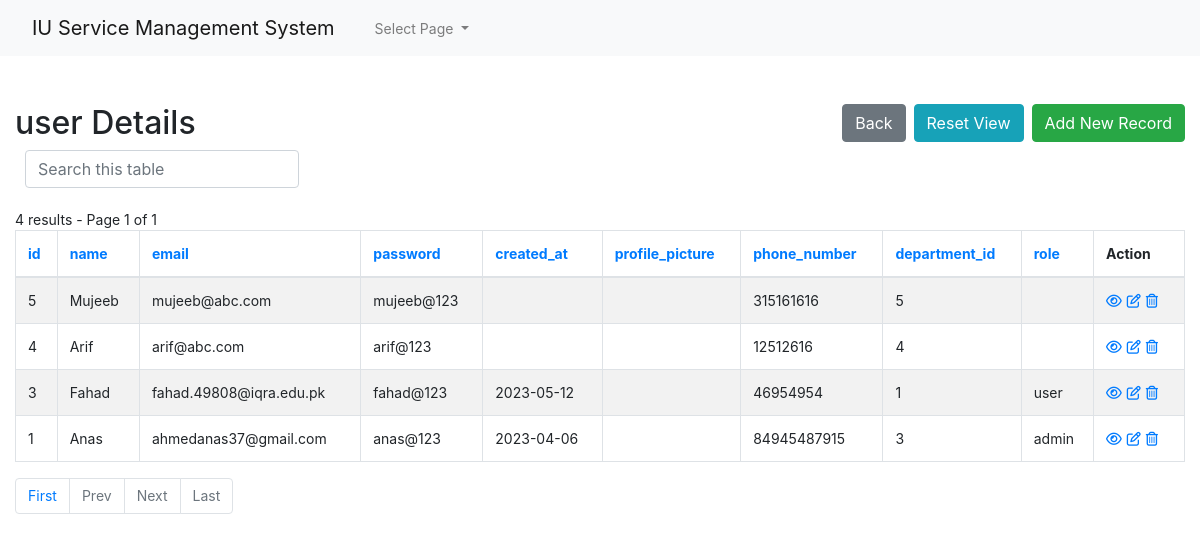
The page /admin1/core/app/user-index.php (signed in) on the database as committed earlier.
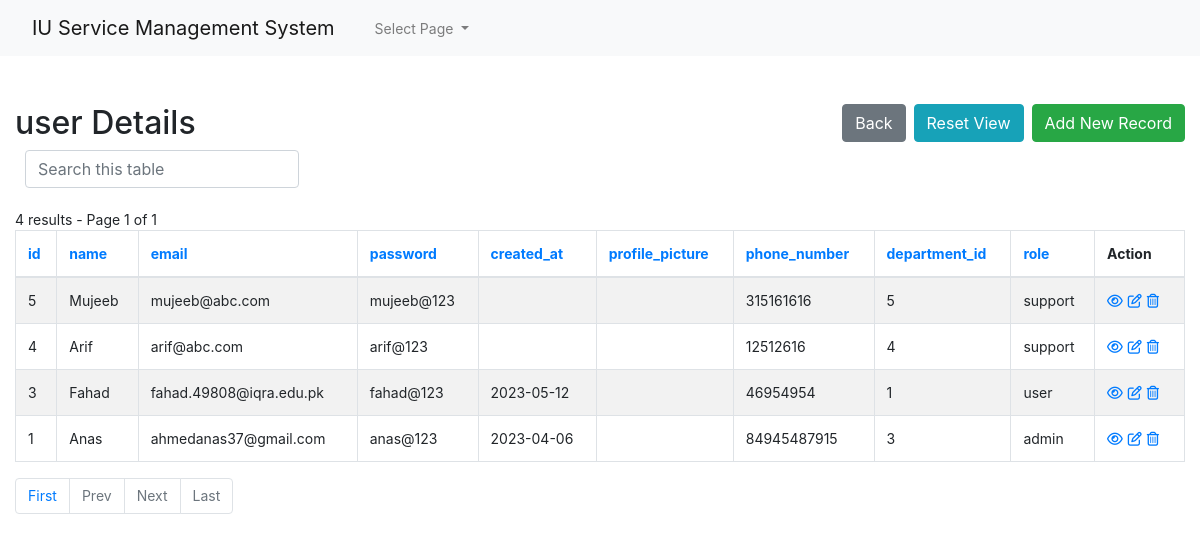
The same page on the database as committed later.
### tables this page shows
CREATE TABLE `user` (
  `id` int(10) UNSIGNED NOT NULL,
  `name` varchar(128) NOT NULL,
  `email` varchar(128) NOT NULL,
  `password` varchar(128) NOT NULL,
  `created_at` varchar(30) DEFAULT NULL,
  `profile_picture` varchar(256) DEFAULT NULL,
  `phone_number` varchar(20) DEFAULT NULL,
  `department_id` int(11) UNSIGNED NOT NULL,
  `role` varchar(20) DEFAULT NULL
);

### admin1/core/app/config.php (called while the page is built, shortened)
<?php
$no_of_records_per_page = 10;
?>

### admin1/core/app/user-index.php (the view, shortened to what the changed rows need)
<!DOCTYPE html>
<html lang="en">
<head>
    <link rel="stylesheet" href="https://stackpath.bootstrapcdn.com/bootstrap/4.5.0/css/bootstrap.min.css">
</head>
<body>
    <section class="pt-5">
        <div class="container-fluid">
            <div class="row">
                <div class="col-md-12">
                    <div class="page-header clearfix">
                        <h2 class="float-left">user Details</h2>
                    </div>
                    <br>
                    <?php
                    require_once "config.php";
                    if (isset($_GET['pageno'])) {
                        $pageno = $_GET['pageno'];
                    } else {
                        $pageno = 1;
                    }
                    $offset = ($pageno-1) * $no_of_records_per_page;
                    $order = 'id';
                    $sortBy = array('asc', 'desc'); $sort = 'desc';
                    $sql = "SELECT * FROM user ORDER BY $order $sort LIMIT $offset, $no_of_records_per_page";
                    if(!empty($_GET['search'])) {
                        $search = ($_GET['search']);
                        $sql = "SELECT * FROM user
                            WHERE CONCAT_WS (id,name,email,password,created_at,profile_picture,phone_number,department_id,role)
                            LIKE '%$search%'
                            ORDER BY $order $sort
                            LIMIT $offset, $no_of_records_per_page";
                        $count_pages = "SELECT * FROM user
                            WHERE CONCAT_WS (id,name,email,password,created_at,profile_picture,phone_number,department_id,role)
                            LIKE '%$search%'
                            ORDER BY $order $sort";
                    }
                    else {
                        $search = "";
                    }
                    if($result = mysqli_query($link, $sql)){
                        if(mysqli_num_rows($result) > 0){
                            echo "<table class='table table-bordered table-striped'>";
                                echo "<thead>";
                                    echo "<tr>";
                                        echo "<th><a href=?search=$search&sort=&order=id&sort=$sort>id</th>";
										echo "<th><a href=?search=$search&sort=&order=name&sort=$sort>name</th>";
										echo "<th><a href=?search=$search&sort=&order=email&sort=$sort>email</th>";
										echo "<th><a href=?search=$search&sort=&order=password&sort=$sort>password</th>";
										echo "<th><a href=?search=$search&sort=&order=created_at&sort=$sort>created_at</th>";
										echo "<th><a href=?search=$search&sort=&order=profile_picture&sort=$sort>profile_picture</th>";
										echo "<th><a href=?search=$search&sort=&order=phone_number&sort=$sort>phone_number</th>";
										echo "<th><a href=?search=$search&sort=&order=department_id&sort=$sort>department_id</th>";
										echo "<th><a href=?search=$search&sort=&order=role&sort=$sort>role</th>";
                                        echo "<th>Action</th>";
                                    echo "</tr>";
                                echo "</thead>";
                                echo "<tbody>";
                                while($row = mysqli_fetch_array($result)){
                                    echo "<tr>";
                                    echo "<td>" . htmlspecialchars($row['id']) . "</td>";echo "<td>" . htmlspecialchars($row['name']) . "</td>";echo "<td>" . htmlspecialchars($row['email']) . "</td>";echo "<td>" . htmlspecialchars($row['password']) . "</td>";echo "<td>" . htmlspecialchars($row['created_at']) . "</td>";echo "<td>" . htmlspecialchars($row['profile_picture']) . "</td>";echo "<td>" . htmlspecialchars($row['phone_number']) . "</td>";echo "<td>" . htmlspecialchars($row['department_id']) . "</td>";echo "<td>" . htmlspecialchars($row['role']) . "</td>";
                                        echo "<td>";
                                            echo "<a href='user-read.php?id=". $row['id'] ."' title='View Record' data-toggle='tooltip'><i class='far fa-eye'></i></a>";
                                            echo "<a href='user-update.php?id=". $row['id'] ."' title='Update Record' data-toggle='tooltip'><i class='far fa-edit'></i></a>";
                                            echo "<a href='user-delete.php?id=". $row['id'] ."' title='Delete Record' data-toggle='tooltip'><i class='far fa-trash-alt'></i></a>";
                                        echo "</td>";
                                    echo "</tr>";
                                }
                                echo "</tbody>";
                            echo "</table>";
?>
<?php
                        } else{
                            echo "<p class='lead'><em>No records were found.</em></p>";
                        }
                    } else{
                        echo "ERROR: Could not able to execute $sql. " . mysqli_error($link);
                    }
                    ?>
                </div>
            </div>
        </div>
    </section>
</body>
</html>

Rows that differ between the two databases and show on the page:
changed user "Mujeeb": role (not shown) → "support"
changed user "Arif": role (not shown) → "support"
